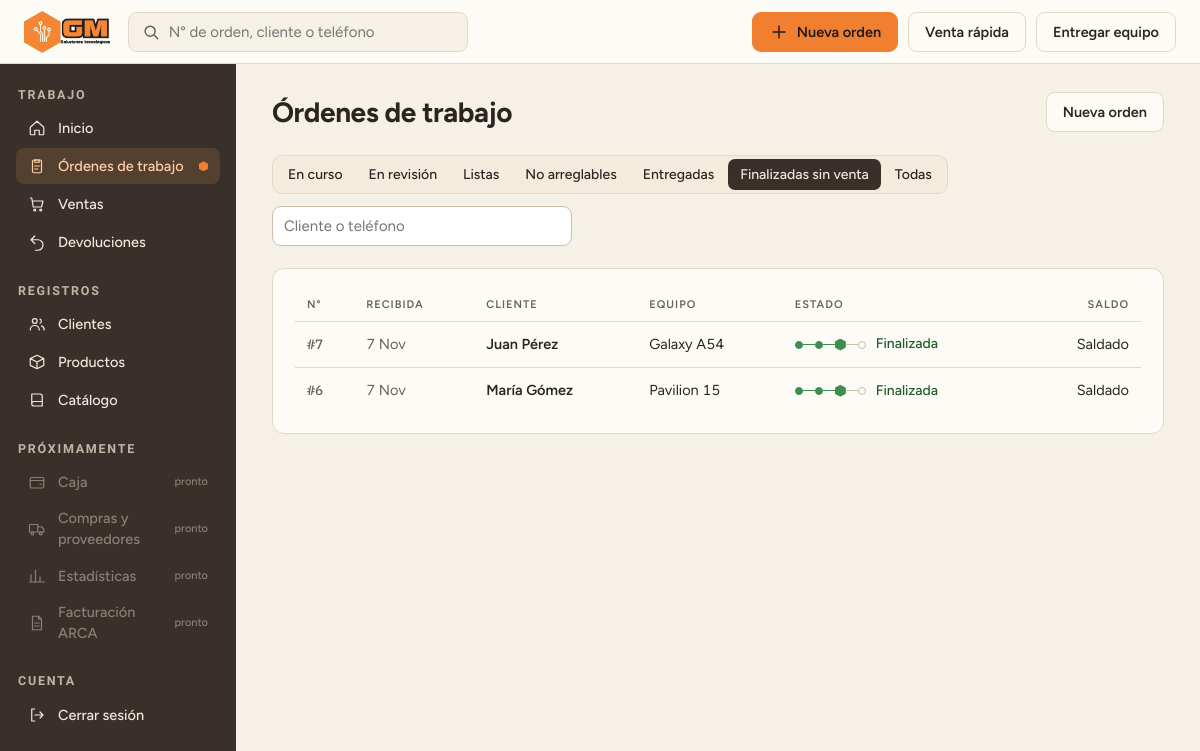
Page /ordenes/?estado=finalizada (signed in) on the earlier database version.
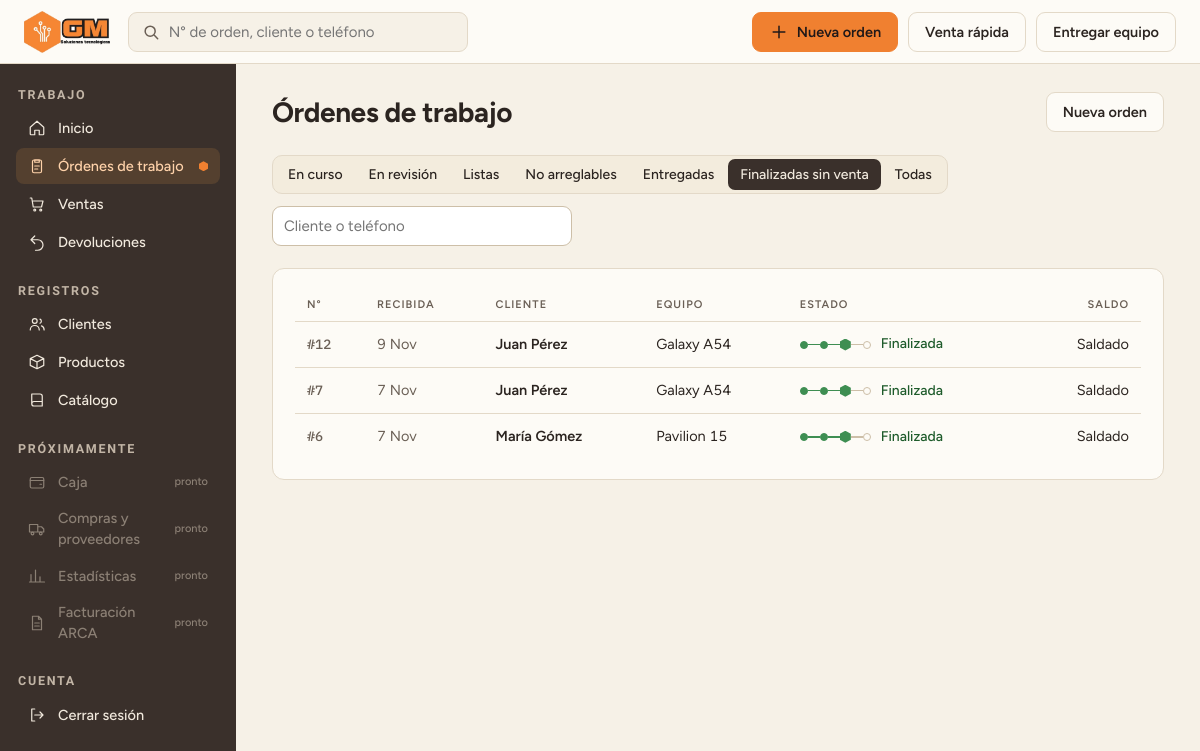
Same page on the later database version.
### catalogo/models.py (models this page shows, shortened)
class OrdenTrabajo(models.Model):
    cliente = models.ForeignKey("Cliente", on_delete=models.PROTECT, related_name="ordenes")
    fecha_recepcion = models.DateTimeField(auto_now_add=True)
    @property
    def estado(self):
        if self.cerrada:
            return 'cerrada'
        equipos = list(self.equipos.all())
        if not equipos:
            return 'pendiente'
        if any(equipo.estado == 'pendiente' for equipo in equipos):
            return 'pendiente'
        if all(equipo.estado == 'no_arreglable' for equipo in equipos):
            if self.monto_retenido == 0:
                return 'finalizada'
            return 'no_arreglable'
        return 'lista'
    @property
    def total(self):
        total = Decimal("0.00")
        for equipo in self.equipos.all():
            if equipo.estado == "no_arreglable":
                continue        # lo que no se arregla no se cobra
            for linea in equipo.lineas_reparacion.all():
                total += linea.subtotal
        for linea in self.lineas_producto.all():
            total += linea.subtotal
        return total
    @property
    def monto_devuelto(self):
        return sum((d.monto for d in self.devoluciones.all() if d.devuelta), Decimal("0.00"))
    @property
    def monto_pagado(self):
        total = Decimal("0.00")
        for pago in self.pagos.all():
            total += pago.monto
        return total - self.monto_devuelto
    @property
    def monto_adeudado(self):
        return self.total - self.monto_pagado
    @property
    def monto_retenido(self):
        if self.cerrada:
            return Decimal("0.00")
        return self.monto_pagado
    @property
    def cerrada(self):
        return hasattr(self, "venta")

class Cliente(models.Model):
    nombre = models.CharField(max_length=120)
    notas = models.TextField(blank=True)
    email = models.EmailField(blank=True)
    direccion = models.CharField(max_length=200, blank=True)
    def __str__(self):
        return self.nombre

class EquipoRecibido(models.Model):
    orden_trabajo = models.ForeignKey(OrdenTrabajo, on_delete=models.CASCADE, related_name="equipos")
    tipo = models.CharField(max_length=20, choices=EQUIPO_RECIBIDO_ORDEN_CHOICES)
    modelo = models.ForeignKey(ModeloEquipo, on_delete=models.PROTECT, related_name="equipos", blank = True, null = True)
    problema = models.TextField(max_length=500)
    tipo_bloqueo = models.CharField(max_length=20, choices=BLOQUEO_CHOICES, default='ninguno')
    clave_bloqueo = models.CharField(max_length=100, blank=True)
    accesorios_dejados = models.TextField(max_length=300, blank = True)
    estado = models.CharField(max_length=20, default= 'pendiente', choices=EQUIPO_ORDEN_ESTADO_CHOICES)

class ModeloEquipo(models.Model):
    nombre = models.CharField(max_length=60)
    marca = models.ForeignKey(Marca, on_delete=models.PROTECT, related_name="modelos",
                              limit_choices_to={"activa": True})
    tipo = models.CharField(max_length=20, choices= MODELO_EQUIPO_TIPO_CHOICES)
    activo = models.BooleanField(default=True)
    class Meta:
        constraints = [
            models.UniqueConstraint(fields=["marca", "nombre"], name="modelo_unico_por_marca")
        ]

class Pago(models.Model):
    orden_trabajo = models.ForeignKey(OrdenTrabajo, on_delete=models.PROTECT,related_name="pagos", null = True, blank = True) #null y blank son para que no sea obligatorio, ya que un pago puede ser de una venta directa
    metodo_pago = models.ForeignKey(MetodoPago, on_delete=models.PROTECT, related_name="pagos")
    venta = models.ForeignKey("Venta", on_delete=models.PROTECT, null=True, blank=True, related_name="pagos")
    monto = models.DecimalField(max_digits=10, decimal_places=2, validators=[MinValueValidator(Decimal("0.01"))])
    recargo_porcentaje = models.DecimalField(max_digits= 5, decimal_places=2, blank=True, validators=[MinValueValidator(0)])
    fecha = models.DateTimeField(auto_now_add=True)
    class Meta:
        constraints = [
            models.CheckConstraint(
                condition=(models.Q(orden_trabajo__isnull=False, venta__isnull=True)
                           | models.Q(orden_trabajo__isnull=True, venta__isnull=False)),
                name="pago_orden_o_venta",
            )
        ]

class Devolucion(models.Model):
    orden_trabajo = models.ForeignKey(OrdenTrabajo, on_delete=models.PROTECT, related_name="devoluciones")
    linea_reparacion = models.ForeignKey("LineaReparacion", on_delete=models.PROTECT, null=True, blank=True, related_name="devoluciones")
    monto = models.DecimalField(max_digits=10, decimal_places=2, blank=True, validators=[MinValueValidator(Decimal("0.01"))])
    nota = models.TextField(max_length=300, blank=True)
    fecha_registro = models.DateTimeField(auto_now_add=True)
    metodo_pago = models.ForeignKey(MetodoPago, on_delete=models.PROTECT, null=True, blank=True, related_name="devoluciones")
    fecha_devolucion = models.DateTimeField(null=True, blank=True)
    class Meta:
        verbose_name_plural = "devoluciones"
    @property
    def devuelta(self):
        return self.fecha_devolucion is not None

### web/views.py (the view)
# urls.py: path("ordenes/", views.ordenes, name="ordenes"),
@login_required
def ordenes(request):
    filtro = request.GET.get("estado", "curso")
    q = request.GET.get("q", "").strip()
    numero = q.lstrip("#")
    if numero.isdigit() and len(numero) <= 6 and OrdenTrabajo.objects.filter(pk=int(numero)).exists():
        return redirect("web:orden_detalle", numero=int(numero))
    consulta = (OrdenTrabajo.objects.select_related("cliente", "venta")
                .prefetch_related(*PREFETCH_ORDEN).order_by("-id"))
    if q:
        consulta = consulta.filter(
            Q(cliente__nombre__icontains=q) | Q(cliente__telefonos__numero__icontains=q)).distinct()
    if filtro == "cerrada":
        consulta = consulta.filter(venta__isnull=False)
    elif filtro != "todas":
        consulta = consulta.filter(venta__isnull=True)
    lista = list(consulta)
    if filtro == "curso":
        lista = [o for o in lista if o.estado in EN_CURSO]
    elif filtro in ("pendiente", "lista", "no_arreglable", "finalizada"):
        lista = [o for o in lista if o.estado == filtro]
    pagina = Paginator(lista, 50).get_page(request.GET.get("pagina"))
    return render(request, "web/ordenes/lista.html", {
        "pagina": pagina, "filtros": FILTROS, "filtro": filtro, "q": q,
    })

### web/templatetags/formato.py (called while the page is built)
@register.filter
def saldo(orden):
    return saldo_monto(orden.monto_adeudado)

@register.filter
def saldo_monto(pendiente):
    if pendiente > 0:
        return f"Debe {pesos(pendiente)}"
    if pendiente < 0:
        return f"A favor: {pesos(pendiente)} (devolver)"
    return "Saldado"

@register.filter
def estado_texto(orden):
    return ESTADOS[orden.estado][0]

@register.filter
def estado_clase(orden):
    return ESTADOS[orden.estado][1]

@register.filter
def pista(orden):
    actual = PASO_ACTUAL[orden.estado]
    pasos = []
    for i in range(4):
        if i < actual:
            pasos.append("hecho")
        elif i == actual:
            pasos.append("actual")
        else:
            pasos.append("")
    return pasos

@register.filter
def equipos_texto(orden):
    nombres = [e.modelo.nombre if e.modelo else e.get_tipo_display() for e in orden.equipos.all()]
    if not nombres:
        return "-"
    return nombres[0] if len(nombres) == 1 else f"{nombres[0]} + {len(nombres) - 1} más"

### web/templates/web/ordenes/lista.html (shortened to what this page needs)
{% extends "web/base.html" %}
{% load formato %}
{% block contenido %}
<div class="head">
<h1>Órdenes de trabajo</h1>
<a class="btn" href="{% url 'web:orden_nueva' %}">Nueva orden</a>
</div>
<form class="filtros" method="get" role="search">
<nav class="segmento" aria-label="Filtrar por estado">
{% for clave, nombre in filtros %}<a href="?estado={{ clave }}{% if q %}&amp;q={{ q|urlencode }}{% endif %}" class="{% if clave == filtro %}on{% endif %}">{{ nombre }}</a>{% endfor %}
</nav>
<input class="entrada" name="q" value="{{ q }}" placeholder="Cliente o teléfono" aria-label="Buscar por cliente o teléfono">
</form>
<section class="panel">
{% if pagina.object_list %}
<div style="overflow-x:auto"><table>
<thead><tr><th>N°</th><th>Recibida</th><th>Cliente</th><th>Equipo</th><th>Estado</th><th class="der">Saldo</th></tr></thead>
<tbody>
{% for o in pagina %}
<tr>
<td class="num"><a href="{% url 'web:orden_detalle' o.id %}"><b>#{{ o.id }}</b></a></td>
<td class="sec">{{ o.fecha_recepcion|date:"j M" }}</td>
<td class="cli"><a class="fila-link" href="{% url 'web:orden_detalle' o.id %}">{{ o.cliente }}</a></td>
<td>{{ o|equipos_texto }}</td>
<td>{% include "web/parciales/pista.html" %}</td>
<td class="der{% if o.monto_adeudado < 0 and not o.cerrada %} afavor{% endif %}">{% if o.cerrada %}<a class="sec" href="{% url 'web:venta_detalle' o.venta.id %}">Venta #{{ o.venta.id }}</a>{% else %}{{ o|saldo }}{% endif %}</td>
</tr>
{% endfor %}
</tbody></table></div>
{% else %}
<p class="vacio">No hay órdenes{% if q %} que coincidan con “{{ q }}”{% endif %}.</p>
{% endif %}
</section>
{% endblock %}

### web/templates/web/parciales/pista.html
{% load formato %}
<span class="pista {{ o|estado_clase }}" title="Recibida · Revisión · Lista · Entregada"><span class="p" aria-hidden="true">{% for paso in o|pista %}{% if not forloop.first %}<span class="s {{ paso }}"></span>{% endif %}<span class="n {{ paso }}"></span>{% endfor %}</span><span class="t">{{ o|estado_texto }}</span></span>

Differences in the rows shown:
added OrdenTrabajo: id "12", fecha_recepcion "9 Nov", cliente "Juan Pérez", id.nombre "Galaxy A54", id.monto "Finalizada", id.monto "Saldado"
